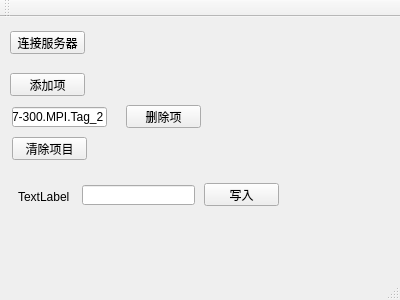
<?xml version="1.0" encoding="UTF-8"?>
<ui version="4.0">
 <class>ClientGui</class>
 <widget class="QMainWindow" name="ClientGui">
  <property name="geometry">
   <rect>
    <x>0</x>
    <y>0</y>
    <width>400</width>
    <height>300</height>
   </rect>
  </property>
  <property name="windowTitle">
   <string>ClientGui</string>
  </property>
  <widget class="QWidget" name="centralWidget">
   <widget class="QPushButton" name="btn_startopc">
    <property name="geometry">
     <rect>
      <x>10</x>
      <y>14</y>
      <width>75</width>
      <height>23</height>
     </rect>
    </property>
    <property name="text">
     <string>连接服务器</string>
    </property>
   </widget>
   <widget class="QPushButton" name="pushButton">
    <property name="geometry">
     <rect>
      <x>12</x>
      <y>120</y>
      <width>75</width>
      <height>23</height>
     </rect>
    </property>
    <property name="text">
     <string>清除项目</string>
    </property>
   </widget>
   <widget class="QPushButton" name="pushButton_2">
    <property name="geometry">
     <rect>
      <x>10</x>
      <y>56</y>
      <width>75</width>
      <height>23</height>
     </rect>
    </property>
    <property name="text">
     <string>添加项</string>
    </property>
   </widget>
   <widget class="QLabel" name="label">
    <property name="geometry">
     <rect>
      <x>18</x>
      <y>174</y>
      <width>54</width>
      <height>12</height>
     </rect>
    </property>
    <property name="text">
     <string>TextLabel</string>
    </property>
   </widget>
   <widget class="QLineEdit" name="lineEdit">
    <property name="geometry">
     <rect>
      <x>82</x>
      <y>168</y>
      <width>113</width>
      <height>20</height>
     </rect>
    </property>
   </widget>
   <widget class="QPushButton" name="pushButton_3">
    <property name="geometry">
     <rect>
      <x>204</x>
      <y>166</y>
      <width>75</width>
      <height>23</height>
     </rect>
    </property>
    <property name="text">
     <string>写入</string>
    </property>
   </widget>
   <widget class="QPushButton" name="pushButton_4">
    <property name="geometry">
     <rect>
      <x>126</x>
      <y>88</y>
      <width>75</width>
      <height>23</height>
     </rect>
    </property>
    <property name="text">
     <string>删除项</string>
    </property>
   </widget>
   <widget class="QLineEdit" name="lineEdit_2">
    <property name="geometry">
     <rect>
      <x>12</x>
      <y>90</y>
      <width>95</width>
      <height>20</height>
     </rect>
    </property>
    <property name="text">
     <string>s7-300.MPI.Tag_2</string>
    </property>
   </widget>
  </widget>
  <widget class="QMenuBar" name="menuBar">
   <property name="geometry">
    <rect>
     <x>0</x>
     <y>0</y>
     <width>400</width>
     <height>23</height>
    </rect>
   </property>
  </widget>
  <widget class="QToolBar" name="mainToolBar">
   <attribute name="toolBarArea">
    <enum>TopToolBarArea</enum>
   </attribute>
   <attribute name="toolBarBreak">
    <bool>false</bool>
   </attribute>
  </widget>
  <widget class="QStatusBar" name="statusBar"/>
 </widget>
 <layoutdefault spacing="6" margin="11"/>
 <resources/>
 <connections/>
</ui>
